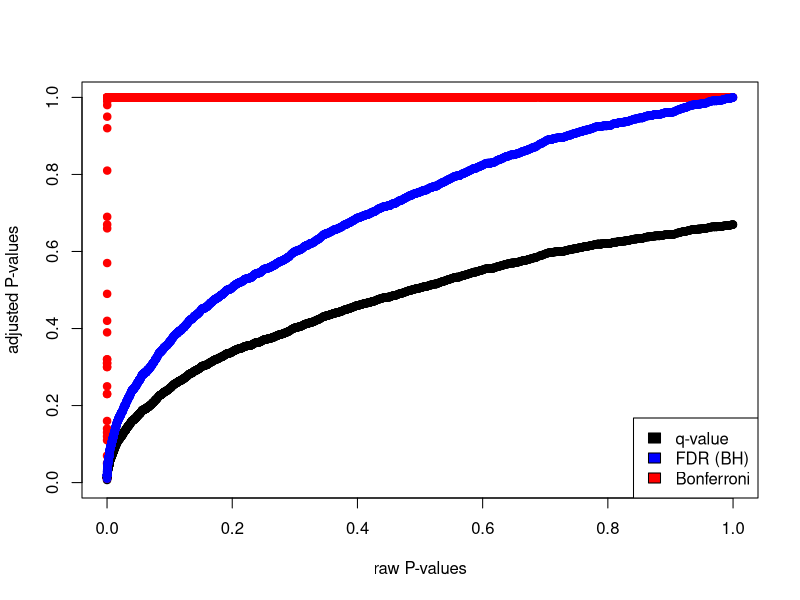

Write R code to recreate this figure.
## ---- chunk 1
library(qvalue)
data(hedenfalk)

qvalues <- qvalue(hedenfalk$p)$q
bonf.pval=p.adjust(hedenfalk$p,method ="bonferroni")
fdr.adj.pval=p.adjust(hedenfalk$p,method ="fdr")

plot(hedenfalk$p,qvalues,pch=19,ylim=c(0,1),
     xlab="raw P-values",ylab="adjusted P-values")
points(hedenfalk$p,bonf.pval,pch=19,col="red")
points(hedenfalk$p,fdr.adj.pval,pch=19,col="blue")
legend("bottomright",legend=c("q-value","FDR (BH)","Bonferroni"),
       fill=c("black","blue","red"))
## ---- chunk 2
set.seed(100)

#sample data matrix from normal distribution
gset=rnorm(600,mean=200,sd=70)
data=matrix(gset,ncol=6)
